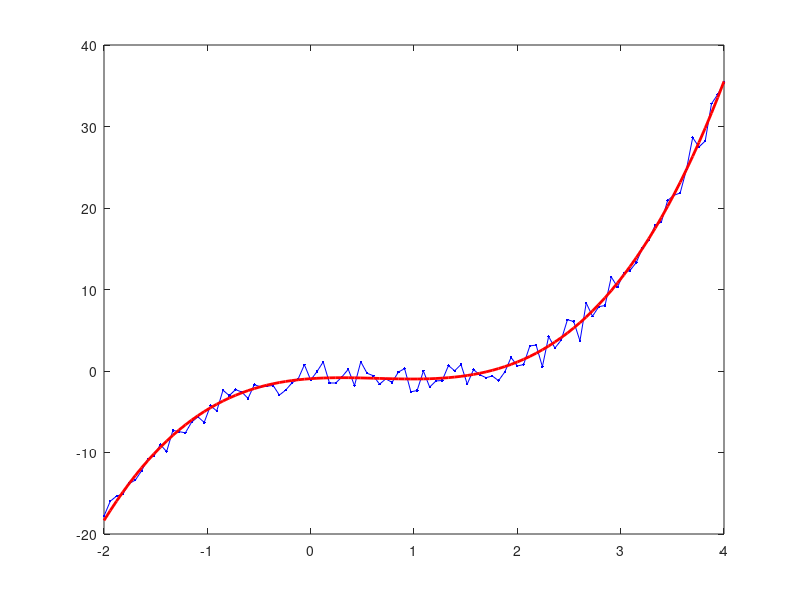

Here is the MATLAB script that generated this plot: (Note: this script raises an error after producing the figure.)
% Constraining a fitted curve so that it passes through specific points requires the use of a linear constraint. 
% Neither the POLYFIT function nor the Curve Fitting Toolbox allows specifying linear constraints. 
% Performing this operation requires the use of the LSQLIN function in the Optimization Toolbox.

% Consider the data created by the following commands:
c = [1 -2 1 -1];  
x = linspace(-2,4);  
y = c(1)*x.^3+c(2)*x.^2+c(3)*x+c(4) + randn(1,100);
plot(x,y,'.b-')

% You can view the unconstrained fit to a third-order polynomial (using POLYFIT) via:
hold on
c = polyfit(x,y,3);  
yhat = c(1)*x.^3+c(2)*x.^2+c(3)*x+c(4);
plot(x,yhat,'r','linewidth',2)

% However, if you wish to constrain the fit to go through a specific point, for example (x0, y0) where:
x0 = 1;
y0 = 10;

% use the LSQLIN function in the Optimization Toolbox to solve the linear least-squares problem 
% with a linear constraint, as in the following example:
x = x(:); %reshape the data into a column vector
y = y(:);

% 'C' is the Vandermonde matrix for 'x'
n = 3; % Degree of polynomial to fit
V(:,n+1) = ones(length(x),1,class(x));
for j = n:-1:1
     V(:,j) = x.*V(:,j+1);
end
C = V;

% 'd' is the vector of target values, 'y'.
d = y;

% There are no inequality constraints in this case, i.e., 
A = [];
b = [];

% We use linear equality constraints to force the curve to hit the required point. In
% this case, 'Aeq' is the Vandermoonde matrix for 'x0'
Aeq = x0.^(n:-1:0);

% and 'beq' is the value the curve should take at that point
beq = y0;

% 
p = lsqlin( C, d, A, b, Aeq, beq );

% We can then use POLYVAL to evaluate the fitted curve
yhat = polyval( p, x );

% Plot original data
plot(x,y,'.b-') 
hold on

% Plot point to go through
plot(x0,y0,'gx','linewidth',4) 

% Plot fitted data
plot(x,yhat,'r','linewidth',2) 
hold off

